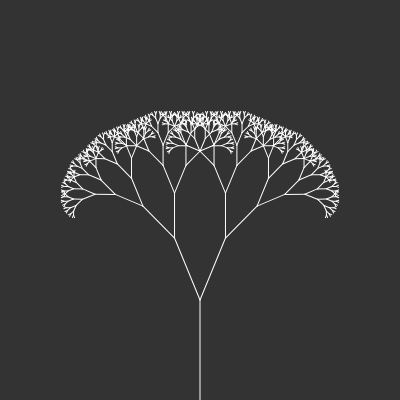
Frame 1 (no input)
Frame 60 (no input): identical to frame 1, image omitted
Frame 120 (the mouse pressed at the canvas centre since frame 60): identical to frame 1, image omitted

The p5.js sketch that drew this single still picture (run headless with seeded random() and noise() and a simulated clock; from frame 60 on, the mouse is pressed at the canvas centre):

// p5.js sketch
// ── sketch.js
var angle = 0;
var len_slider;
var angle_slider;

function centerCanvas() {
    var x = (windowWidth - width) / 2;
    var y = (windowHeight - height) / 2
    cnv.position(x, y);

    len_slider.position(x,y+height);
    angle_slider.position(x,y+height+20);
    
}

function setup(){
    cnv = createCanvas(400,400);
    
    angle_slider = createSlider(0, PI/3, PI/8, 0.01);
    len_slider = createSlider(0, 200, 100, 2);
    
    centerCanvas();


}

function windowResized(){
    centerCanvas();
}

function draw(){
    background(51);
    
    angle = angle_slider.value();
    len = len_slider.value();
    
    stroke(255);
    translate(200, height);
    
    branch(len);   
}

function branch(len){
    line(0, 0, 0, -len);
    translate(0, -len);
    if(len>4){
        push();
        rotate(angle);
        branch(len*0.67);
        pop();
        
        push();
        rotate(-angle);
        branch(len*0.67);
        pop();
    }
}
// ── style.css
html {
    box-sizing: border-box;
}

*, *:before, *:after {
    box-sizing: inherit;
}

body, h1, h2, h3, h4, h5, h6, p, ul{
    margin: 0;
    padding: 0;
}
